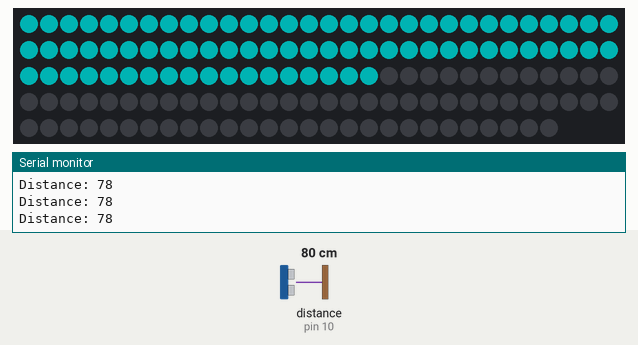
Simulated run of this sketch. Board: Arduino Uno, built with avr-gcc and run on an emulated ATmega328P. Shown: 147 RGB LEDs in strip order, left to right, continuing on the next row, the last lines printed to the serial monitor. Wiring (inferred from the names in the program): ultrasonic range finder: trigger pin 9; echo pin 10. The test bench sets the inputs (shaded band); at power-on: distance to the obstacle (sensor on pin 10) 80 cm. The echo pulse lasts 58.3 µs per cm; dim RGB values are drawn brighter than linear; random numbers use the default seed unless the sketch sets one.

Above: at 1.3 s.
1.4 s: distance to the obstacle (sensor on pin 10) set to 250 cm
At 2.3 s:
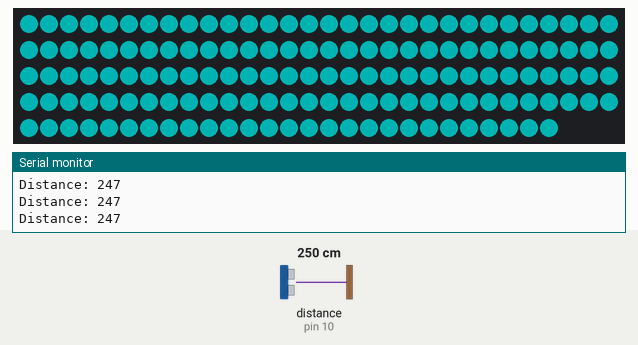
2.9 s: distance to the obstacle (sensor on pin 10) set to 2 cm
At 3.7 s:
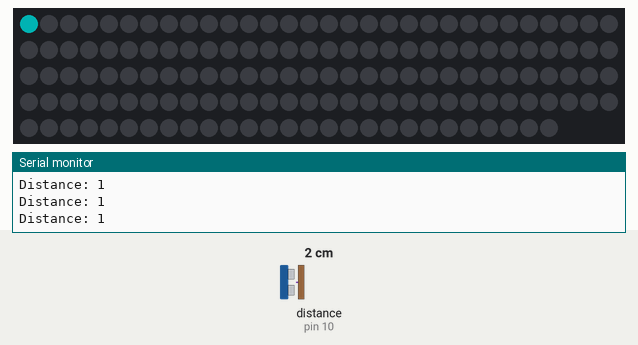
4.5 s: distance to the obstacle (sensor on pin 10) set to 4 cm
6.2 s: distance to the obstacle (sensor on pin 10) set to 299 cm
At 7.7 s:
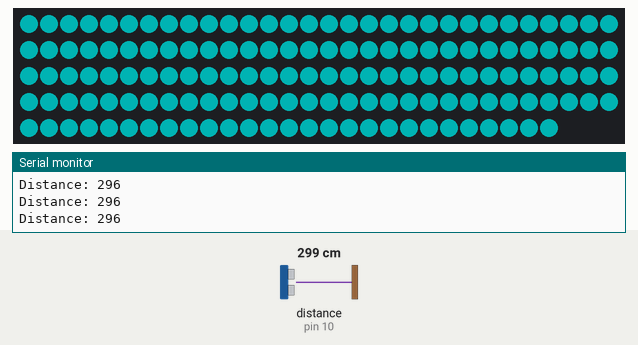
Timing chart, 0 to 8.9 s (numbered marks = the images above; inputs shaded):
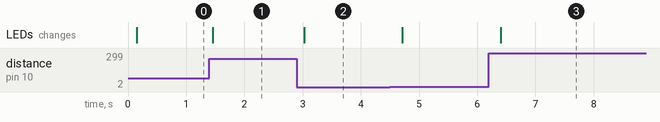

Measured:
- after the input at 1.4 s, the LEDs: change after 0.06 s (image 1)
- after the input at 2.9 s, the LEDs: change after 0.13 s (image 2)
- after the input at 6.2 s, the LEDs: change after 0.21 s (image 3)

The sketch:

ultasonic.ino
```cpp
#include <Adafruit_NeoPixel.h>

// defines pins numbers
const int trigPin = 9;
const int echoPin = 10;

// defines variables
const int  WAIT = 200;
const int PIN = 6;           //pin for LEDS
const int  NUM_LEDS = 147;
const int  BRIGHTNESS = 60;  // 0-100 LED brightness
long duration;
int distance;


// Parameter 1 = number of pixels in strip
// Parameter 2 = pin number (most are valid)
// Parameter 3 = pixel type flags, add together as needed:
//   NEO_KHZ800  800 KHz bitstream (most NeoPixel products w/WS2812 LEDs)
//   NEO_KHZ400  400 KHz (classic 'v1' (not v2) FLORA pixels, WS2811 drivers)
//   NEO_GRB     Pixels are wired for GRB bitstream (most NeoPixel products)
//   NEO_RGB     Pixels are wired for RGB bitstream (v1 FLORA pixels, not v2)
Adafruit_NeoPixel strip = Adafruit_NeoPixel(NUM_LEDS, PIN, NEO_GRB + NEO_KHZ800);


void setup() {
  Serial.begin(9600);
  pinMode(trigPin, OUTPUT); // Sets the trigPin as an Output
  pinMode(echoPin, INPUT); // Sets the echoPin as an Input
  strip.setBrightness(BRIGHTNESS);
  strip.begin();
  for (int i = 0; i < NUM_LEDS; i++) {
    strip.setPixelColor(i, 0, random(255),  random(255));
  }
  strip.show();
  delay(100);
}

void loop() {
  // Clears the trigPin
  digitalWrite(trigPin, LOW);
  delayMicroseconds(2);
  // Sets the trigPin on HIGH state for 10 micro seconds
  digitalWrite(trigPin, HIGH);
  delayMicroseconds(10);
  digitalWrite(trigPin, LOW);
  // Reads the echoPin, returns the sound wave travel time in microseconds
  duration = pulseIn(echoPin, HIGH);
  // Calculating the distance
  distance= duration*0.034/2;
  // Prints the distance on the Serial Monitor
  Serial.print("Distance: ");
  Serial.println(distance);

  // clear all pixels
  for (int i = 0; i < NUM_LEDS; i++) {
    strip.setPixelColor(i, 0, 0, 0);
  }

  //draw pixels based on distance
  for (int i = 0; i < distance; i++) {
    strip.setPixelColor(i, 0, 255,  255);
  }
  strip.show();
  delay(WAIT);
}
```
